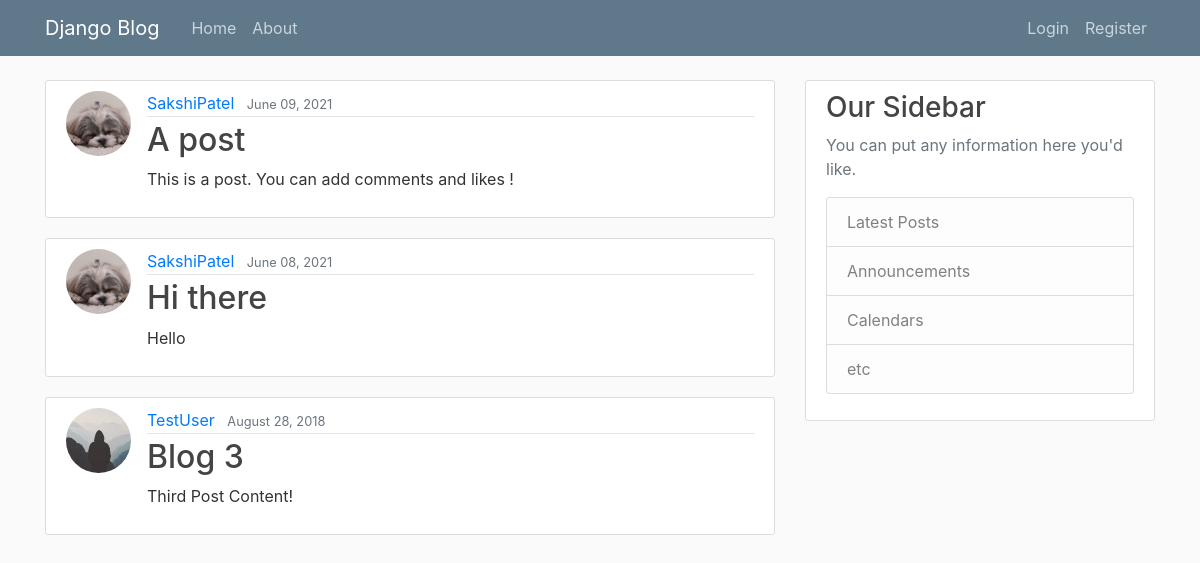
The app's page /blogs/ with its own data.
### blog/models.py (models this page shows, shortened)
class Post(models.Model):
    title = models.CharField(max_length=100)
    content = models.TextField()
    date_posted = models.DateTimeField(default=timezone.now)
    author = models.ForeignKey(User, on_delete=models.CASCADE)
    likes = models.ManyToManyField(User, related_name='blog_posts')

### users/models.py (models this page shows, shortened)
class Profile(models.Model):
    user = models.OneToOneField(User, on_delete=models.CASCADE)
    image = models.ImageField(default='default.jpg', upload_to='profile_pics')

### blog/views.py (the view)
# urls.py: path('', PostListView.as_view(), name='blog-home'),
class PostListView(ListView):
    pagination_class = CustomPagination
    model = Post
    template_name = 'blog/home.html'  # <app>/<model>_<viewtype>.html
    context_object_name = 'posts'
    ordering = ['-date_posted']
    paginate_by = 5

### blog/templates/blog/home.html (shortened to what this page needs)
{% extends "blog/base.html" %}
{% block content %}
    {% for post in posts %}
        <article class="media content-section">
          <img class="rounded-circle article-img" src="{{ post.author.profile.image.url }}">
          <div class="media-body">
            <div class="article-metadata">
              <a class="mr-2" href="{% url 'user-posts' post.author.username %}">{{ post.author }}</a>
              <small class="text-muted">{{ post.date_posted|date:"F d, Y" }}</small>
            </div>
            <h2><a class="article-title" href="{% url 'post-detail' post.id %}">{{ post.title }}</a></h2>
            <p class="article-content">{{ post.content }}</p>
          </div>
        </article>
    {% endfor %}
{% endblock content %}

### blog/static/blog/main.css (style rules this page uses)
body { background: #fafafa; color: #333333; margin-top: 5rem; }
h1, h2, h3, h4, h5, h6 { color: #444444; }
.content-section { background: #ffffff; padding: 10px 20px; border: 1px solid #dddddd; border-radius: 3px; margin-bottom: 20px; }
.article-title { color: #444444; }
.article-content { white-space: pre-line; }
.article-img { height: 65px; width: 65px; margin-right: 16px; }
.article-metadata { padding-bottom: 1px; margin-bottom: 4px; border-bottom: 1px solid #e3e3e3 }

### records on screen
Post: author.profile.image (picture), author "SakshiPatel", date_posted "June 09, 2021", title "A post", content "This is a post. You can add comments and likes !"
Post: author.profile.image (picture), author "SakshiPatel", date_posted "June 08, 2021", title "Hi there", content "Hello"
Post: author.profile.image (placeholder picture), author "TestUser", date_posted "August 28, 2018", title "Blog 3", content "Third Post Content!"
